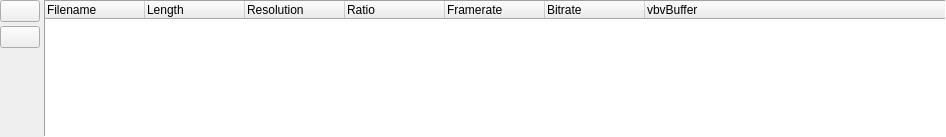
<ui version="4.0" >
 <class>TTVideoFileInfoWidget</class>
 <widget class="QWidget" name="TTVideoFileInfoWidget" >
  <property name="geometry" >
   <rect>
    <x>0</x>
    <y>0</y>
    <width>946</width>
    <height>137</height>
   </rect>
  </property>
  <property name="sizePolicy" >
   <sizepolicy vsizetype="Preferred" hsizetype="Preferred" >
    <horstretch>1</horstretch>
    <verstretch>1</verstretch>
   </sizepolicy>
  </property>
  <property name="minimumSize" >
   <size>
    <width>620</width>
    <height>80</height>
   </size>
  </property>
  <property name="baseSize" >
   <size>
    <width>620</width>
    <height>80</height>
   </size>
  </property>
  <property name="windowTitle" >
   <string>Form</string>
  </property>
  <layout class="QHBoxLayout" >
   <property name="spacing" >
    <number>4</number>
   </property>
   <property name="leftMargin" >
    <number>0</number>
   </property>
   <property name="topMargin" >
    <number>0</number>
   </property>
   <property name="rightMargin" >
    <number>0</number>
   </property>
   <property name="bottomMargin" >
    <number>0</number>
   </property>
   <item>
    <layout class="QVBoxLayout" >
     <item>
      <widget class="QPushButton" name="pbVideoOpen" >
       <property name="text" >
        <string/>
       </property>
       <property name="icon" >
        <iconset resource="videofileinfowidget.qrc" >:/pixmaps/pixmaps/fileopen_24.xpm</iconset>
       </property>
       <property name="iconSize" >
        <size>
         <width>32</width>
         <height>32</height>
        </size>
       </property>
      </widget>
     </item>
     <item>
      <widget class="QPushButton" name="pbVideoDelete" >
       <property name="text" >
        <string/>
       </property>
       <property name="icon" >
        <iconset resource="videofileinfowidget.qrc" >:/pixmaps/pixmaps/cancel_18.xpm</iconset>
       </property>
       <property name="iconSize" >
        <size>
         <width>32</width>
         <height>32</height>
        </size>
       </property>
      </widget>
     </item>
     <item>
      <spacer>
       <property name="orientation" >
        <enum>Qt::Vertical</enum>
       </property>
       <property name="sizeHint" >
        <size>
         <width>20</width>
         <height>40</height>
        </size>
       </property>
      </spacer>
     </item>
    </layout>
   </item>
   <item>
    <widget class="QTreeWidget" name="videoListView" >
     <property name="focusPolicy" >
      <enum>Qt::StrongFocus</enum>
     </property>
     <property name="contextMenuPolicy" >
      <enum>Qt::CustomContextMenu</enum>
     </property>
     <property name="frameShape" >
      <enum>QFrame::Panel</enum>
     </property>
     <property name="rootIsDecorated" >
      <bool>false</bool>
     </property>
     <column>
      <property name="text" >
       <string>Filename</string>
      </property>
     </column>
     <column>
      <property name="text" >
       <string>Length</string>
      </property>
     </column>
     <column>
      <property name="text" >
       <string>Resolution</string>
      </property>
     </column>
     <column>
      <property name="text" >
       <string>Ratio</string>
      </property>
     </column>
     <column>
      <property name="text" >
       <string>Framerate</string>
      </property>
     </column>
     <column>
      <property name="text" >
       <string>Bitrate</string>
      </property>
     </column>
     <column>
      <property name="text" >
       <string>vbvBuffer</string>
      </property>
     </column>
    </widget>
   </item>
  </layout>
 </widget>
 <resources>
  <include location="videofileinfowidget.qrc" />
 </resources>
 <connections/>
</ui>
